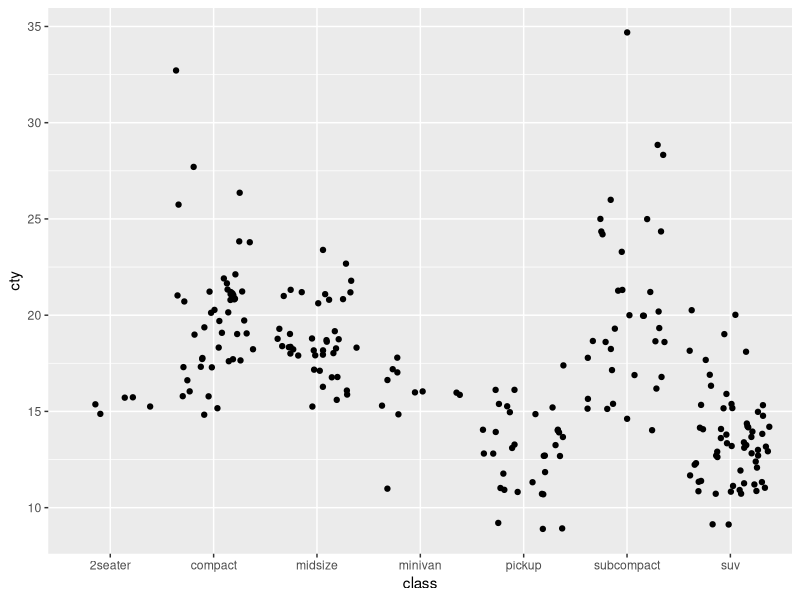

The R source for this figure:
## ---- chunk 1
knitr::opts_chunk$set(echo = TRUE)

library(tidyverse)
## ---- chunk 2
ggplot(data = mpg, aes(x = class, y = cty)) +
	geom_jitter()
